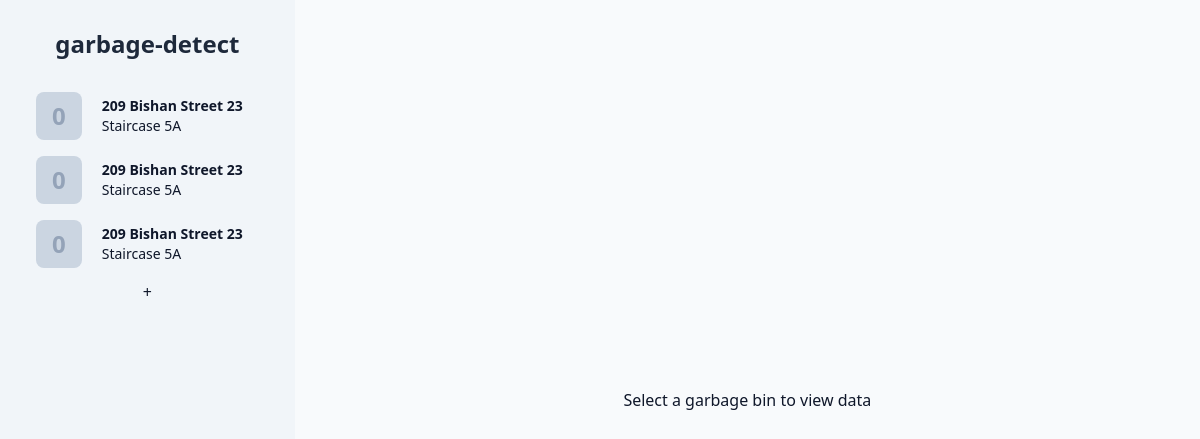
The page / on the database its author committed.
### tables this page shows
CREATE TABLE info (id, img_path, address, location, cam_expiry);

### app.py (the view)
@app.route('/')
def index():
    return render_template('base.html', bins=db.fetch_bins(), target=None)

### db.py (called while the page is built)
def get_columns(table: str) -> list:
    return [i[1] for i in sql(f'PRAGMA table_info({table})').fetchall()]

def get_property(id: int, property: str):
    print(f'SELECT {property} FROM info WHERE id="{id}"')
    return sql(f'SELECT {property} FROM info WHERE id="{id}"').fetchone()[0]

def fetch_bins():
    bins = [
        {
            prop: get_property(i, prop) for prop in get_columns('info')
        }
        for (i,) in sql('SELECT id FROM info').fetchall()
    ]
    for i in bins:
        i['cam_connected'] = time() < i['cam_expiry']
        i['latest_litter_count'] = sql(
            f'SELECT litter_count FROM bin{i["id"]} ORDER BY time DESC'
        ).fetchone()[0]
    return bins

### templates/base.html (shortened to what this page needs)
<!DOCTYPE html>
<html lang="en" class="h-full">
<head>
    <link href="{{ url_for('static', filename='generated-styles.css') }}" rel="stylesheet">
</head>
<body class="h-full flex bg-slate-50 text-slate-900">
    <nav id="binNav"
        class="flex flex-col items-stretch gap-2 overflow-y-scroll bg-slate-100 py-2 px-8 h-screen min-w-max">
        <a href="/">
            <h1 class="text-2xl font-extrabold text-slate-800 w-full text-center my-5">garbage-detect</h1>
        </a>
        {% for bin in bins %}
        <a class="rounded-xl leading-5 duration-200 flex items-center min-h-[3.5rem]
        {% if target.id == bin.id %}
        bg-slate-700 text-slate-100
        {% else %}
        hover:bg-slate-200
        {% endif %}" href="/b/{{bin.id}}">
            <div class="text-2xl font-semibold px-4 ml-1 h-[calc(100%-0.5rem)] flex items-center rounded-lg
            {% if target.id == bin.id %}
            bg-slate-800 text-slate-100
            {% else %}
            bg-slate-300 text-slate-400
            {% endif %}">{{ bin.latest_litter_count }}</div>
            <div class="px-5 py-2 text-sm">
                <div class="font-bold">{{ bin.address }}</div>
                <div class="font-normal">{{ bin.location }}</div>
            </div>
        </a>
        {% endfor %}
        <a href="/newbin" class="text-center">+</a>
    </nav>
    <main class="py-8 px-10 h-full flex-grow overflow-y-scroll">
        {% block stats %}
        <div class="h-full flex justify-center items-center">Select a garbage bin to view data</div>
        {% endblock %}
    </main>
</body>
</html>

### static/generated-styles.css (style rules this page uses)
*,:after,:before { box-sizing:border-box;border:0 solid }
:after,:before { --tw-content:"" }
html { line-height:1.5;-webkit-text-size-adjust:100%;-moz-tab-size:4;-o-tab-size:4;tab-size:4;font-family:ui-sans-serif,system-ui,-apple-system,BlinkMacSystemFont,Segoe UI,Roboto,Helvetica Neue,Arial,Noto Sans,sans-serif,Apple Color Emoji,Segoe UI Emoji,Segoe UI Symbol,Noto Color Emoji }
body { margin:0;line-height:inherit }
h1,h2,h3,h4,h5,h6 { font-size:inherit;font-weight:inherit }
a { color:inherit;text-decoration:inherit }
blockquote,dd,dl,figure,h1,h2,h3,h4,h5,h6,hr,p,pre { margin:0 }
.my-5 { margin-top:1.25rem;margin-bottom:1.25rem }
.ml-1 { margin-left:.25rem }
.flex { display:flex }
.h-full { height:100% }
.h-screen { height:100vh }
.h-\[calc\(100\%-0\.5rem\)\] { height:calc(100% - .5rem) }
.min-h-\[3\.5rem\] { min-height:3.5rem }
.w-full { width:100% }
.min-w-max { min-width:-webkit-max-content;min-width:-moz-max-content;min-width:max-content }
.flex-grow { flex-grow:1 }
.flex-col { flex-direction:column }
.items-center { align-items:center }
.items-stretch { align-items:stretch }
.justify-center { justify-content:center }
.gap-2 { gap:.5rem }
.overflow-y-scroll { overflow-y:scroll }
.rounded-xl { border-radius:.75rem }
.rounded-lg { border-radius:.5rem }
.bg-slate-50 { --tw-bg-opacity:1;background-color:rgb(248 250 252/var(--tw-bg-opacity)) }
.bg-slate-100 { --tw-bg-opacity:1;background-color:rgb(241 245 249/var(--tw-bg-opacity)) }
.bg-slate-300 { --tw-bg-opacity:1;background-color:rgb(203 213 225/var(--tw-bg-opacity)) }
.py-2 { padding-top:.5rem;padding-bottom:.5rem }
.px-8 { padding-left:2rem;padding-right:2rem }
.px-4 { padding-left:1rem;padding-right:1rem }
.px-5 { padding-left:1.25rem;padding-right:1.25rem }
.py-8 { padding-top:2rem;padding-bottom:2rem }
.px-10 { padding-left:2.5rem;padding-right:2.5rem }
.text-center { text-align:center }
.text-2xl { font-size:1.5rem;line-height:2rem }
.text-sm { font-size:.875rem;line-height:1.25rem }
.font-extrabold { font-weight:800 }
.font-semibold { font-weight:600 }
.font-bold { font-weight:700 }
.font-normal { font-weight:400 }
.leading-5 { line-height:1.25rem }
.text-slate-900 { --tw-text-opacity:1;color:rgb(15 23 42/var(--tw-text-opacity)) }
.text-slate-800 { --tw-text-opacity:1;color:rgb(30 41 59/var(--tw-text-opacity)) }
.text-slate-400 { --tw-text-opacity:1;color:rgb(148 163 184/var(--tw-text-opacity)) }
.duration-200 { transition-duration:.2s }
* { box-sizing:border-box }

### rows shown on the page
info: address "209 Bishan Street 23", location "Staircase 5A"
info: address "209 Bishan Street 23", location "Staircase 5A"
info: address "209 Bishan Street 23", location "Staircase 5A"

### other values the page prints
{{ bin.latest_litter_count }} "0" "0" "0"
